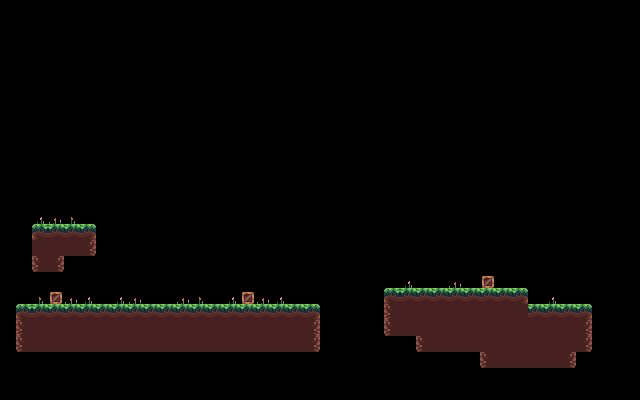

The image is a tile-based game level rendered from a .tmx file. Its description and complete source (layers, tilesets, objects, tile grids) follow:
An orthogonal 40x25 tile map with 16x16 px tiles, 2 tile layers (terreno, decoracoes), 3 tilesets and 16 objects (entidades).

<map version="1.10" tiledversion="1.12.1" orientation="orthogonal" renderorder="right-down" width="40" height="25" tilewidth="16" tileheight="16" infinite="0" nextlayerid="6" nextobjectid="35">
 <tileset firstgid="1" source="../tilesets/block_tileset.tsx" />
 <tileset firstgid="19" source="../tilesets/decor.tsx" />
 <tileset firstgid="23" source="../tilesets/large_decor.tsx" />
 <objectgroup id="3" name="decor_grande">
  <object id="16" gid="25" x="89" y="309" width="33" height="44" />
  <object id="17" gid="25" x="182" y="310.5" width="33" height="44" />
  <object id="18" gid="25" x="273.5" y="306" width="33" height="44" />
  <object id="19" gid="25" x="458.5" y="290.5" width="33" height="44" />
  <object id="20" gid="25" x="383" y="293.5" width="33" height="44" />
  <object id="21" gid="25" x="554" y="308" width="33" height="44" />
  <object id="22" gid="23" x="140" y="304.5" width="31" height="9" />
  <object id="23" gid="23" x="282" y="305.5" width="31" height="9" />
  <object id="24" gid="24" x="523" y="305.5" width="25" height="12" />
  <object id="25" gid="24" x="422.5" y="289" width="25" height="12" />
  <object id="26" gid="24" x="73.5" y="306" width="25" height="12" />
  <object id="27" gid="24" x="251.5" y="304.5" width="25" height="12" />
  <object id="28" gid="23" x="202" y="305" width="31" height="9" />
  <object id="33" gid="24" x="69.5" y="226" width="25" height="12" />
  <object id="34" gid="25" x="29" y="225.5" width="33" height="44" />
 </objectgroup>
 <layer id="1" name="terreno" width="40" height="25">
  <data encoding="csv">
0,0,0,0,0,0,0,0,0,0,0,0,0,0,0,0,0,0,0,0,0,0,0,0,0,0,0,0,0,0,0,0,0,0,0,0,0,0,0,0,
0,0,0,0,0,0,0,0,0,0,0,0,0,0,0,0,0,0,0,0,0,0,0,0,0,0,0,0,0,0,0,0,0,0,0,0,0,0,0,0,
0,0,0,0,0,0,0,0,0,0,0,0,0,0,0,0,0,0,0,0,0,0,0,0,0,0,0,0,0,0,0,0,0,0,0,0,0,0,0,0,
0,0,0,0,0,0,0,0,0,0,0,0,0,0,0,0,0,0,0,0,0,0,0,0,0,0,0,0,0,0,0,0,0,0,0,0,0,0,0,0,
0,0,0,0,0,0,0,0,0,0,0,0,0,0,0,0,0,0,0,0,0,0,0,0,0,0,0,0,0,0,0,0,0,0,0,0,0,0,0,0,
0,0,0,0,0,0,0,0,0,0,0,0,0,0,0,0,0,0,0,0,0,0,0,0,0,0,0,0,0,0,0,0,0,0,0,0,0,0,0,0,
0,0,0,0,0,0,0,0,0,0,0,0,0,0,0,0,0,0,0,0,0,0,0,0,0,0,0,0,0,0,0,0,0,0,0,0,0,0,0,0,
0,0,0,0,0,0,0,0,0,0,0,0,0,0,0,0,0,0,0,0,0,0,0,0,0,0,0,0,0,0,0,0,0,0,0,0,0,0,0,0,
0,0,0,0,0,0,0,0,0,0,0,0,0,0,0,0,0,0,0,0,0,0,0,0,0,0,0,0,0,0,0,0,0,0,0,0,0,0,0,0,
0,0,0,0,0,0,0,0,0,0,0,0,0,0,0,0,0,0,0,0,0,0,0,0,0,0,0,0,0,0,0,0,0,0,0,0,0,0,0,0,
0,0,0,0,0,0,0,0,0,0,0,0,0,0,0,0,0,0,0,0,0,0,0,0,0,0,0,0,0,0,0,0,0,0,0,0,0,0,0,0,
0,0,0,0,0,0,0,0,0,0,0,0,0,0,0,0,0,0,0,0,0,0,0,0,0,0,0,0,0,0,0,0,0,0,0,0,0,0,0,0,
0,0,0,0,0,0,0,0,0,0,0,0,0,0,0,0,0,0,0,0,0,0,0,0,0,0,0,0,0,0,0,0,0,0,0,0,0,0,0,0,
0,0,0,0,0,0,0,0,0,0,0,0,0,0,0,0,0,0,0,0,0,0,0,0,0,0,0,0,0,0,0,0,0,0,0,0,0,0,0,0,
0,0,1,2,2,3,0,0,0,0,0,0,0,0,0,0,0,0,0,0,0,0,0,0,0,0,0,0,0,0,0,0,0,0,0,0,0,0,0,0,
0,0,5,5,5,9,0,0,0,0,0,0,0,0,0,0,0,0,0,0,0,0,0,0,0,0,0,0,0,0,0,0,0,0,0,0,0,0,0,0,
0,0,7,9,0,0,0,0,0,0,0,0,0,0,0,0,0,0,0,0,0,0,0,0,0,0,0,0,0,0,0,0,0,0,0,0,0,0,0,0,
0,0,0,0,0,0,0,0,0,0,0,0,0,0,0,0,0,0,0,0,0,0,0,0,0,0,0,0,0,0,0,0,0,0,0,0,0,0,0,0,
0,0,0,0,0,0,0,0,0,0,0,0,0,0,0,0,0,0,0,0,0,0,0,0,1,2,2,2,2,2,2,2,3,0,0,0,0,0,0,0,
0,1,2,2,2,2,2,2,2,2,2,2,2,2,2,2,2,2,2,3,0,0,0,0,4,5,5,5,5,5,5,5,5,2,2,2,3,0,0,0,
0,4,5,5,5,5,5,5,5,5,5,5,5,5,5,5,5,5,5,6,0,0,0,0,7,8,5,5,5,5,5,5,5,5,5,5,6,0,0,0,
0,7,8,8,8,8,8,8,8,8,8,8,8,8,8,8,8,8,8,9,0,0,0,0,0,0,7,8,5,8,5,5,5,5,5,5,9,0,0,0,
0,0,0,0,0,0,0,0,0,0,0,0,0,0,0,0,0,0,0,0,0,0,0,0,0,0,0,0,0,0,7,8,8,8,8,9,0,0,0,0,
0,0,0,0,0,0,0,0,0,0,0,0,0,0,0,0,0,0,0,0,0,0,0,0,0,0,0,0,0,0,0,0,0,0,0,0,0,0,0,0,
0,0,0,0,0,0,0,0,0,0,0,0,0,0,0,0,0,0,0,0,0,0,0,0,0,0,0,0,0,0,0,0,0,0,0,0,0,0,0,0
</data>
 </layer>
 <layer id="2" name="decoracoes" width="40" height="25">
  <data encoding="csv">
0,0,0,0,0,0,0,0,0,0,0,0,0,0,0,0,0,0,0,0,0,0,0,0,0,0,0,0,0,0,0,0,0,0,0,0,0,0,0,0,
0,0,0,0,0,0,0,0,0,0,0,0,0,0,0,0,0,0,0,0,0,0,0,0,0,0,0,0,0,0,0,0,0,0,0,0,0,0,0,0,
0,0,0,0,0,0,0,0,0,0,0,0,0,0,0,0,0,0,0,0,0,0,0,0,0,0,0,0,0,0,0,0,0,0,0,0,0,0,0,0,
0,0,0,0,0,0,0,0,0,0,0,0,0,0,0,0,0,0,0,0,0,0,0,0,0,0,0,0,0,0,0,0,0,0,0,0,0,0,0,0,
0,0,0,0,0,0,0,0,0,0,0,0,0,0,0,0,0,0,0,0,0,0,0,0,0,0,0,0,0,0,0,0,0,0,0,0,0,0,0,0,
0,0,0,0,0,0,0,0,0,0,0,0,0,0,0,0,0,0,0,0,0,0,0,0,0,0,0,0,0,0,0,0,0,0,0,0,0,0,0,0,
0,0,0,0,0,0,0,0,0,0,0,0,0,0,0,0,0,0,0,0,0,0,0,0,0,0,0,0,0,0,0,0,0,0,0,0,0,0,0,0,
0,0,0,0,0,0,0,0,0,0,0,0,0,0,0,0,0,0,0,0,0,0,0,0,0,0,0,0,0,0,0,0,0,0,0,0,0,0,0,0,
0,0,0,0,0,0,0,0,0,0,0,0,0,0,0,0,0,0,0,0,0,0,0,0,0,0,0,0,0,0,0,0,0,0,0,0,0,0,0,0,
0,0,0,0,0,0,0,0,0,0,0,0,0,0,0,0,0,0,0,0,0,0,0,0,0,0,0,0,0,0,0,0,0,0,0,0,0,0,0,0,
0,0,0,0,0,0,0,0,0,0,0,0,0,0,0,0,0,0,0,0,0,0,0,0,0,0,0,0,0,0,0,0,0,0,0,0,0,0,0,0,
0,0,0,0,0,0,0,0,0,0,0,0,0,0,0,0,0,0,0,0,0,0,0,0,0,0,0,0,0,0,0,0,0,0,0,0,0,0,0,0,
0,0,0,0,0,0,0,0,0,0,0,0,0,0,0,0,0,0,0,0,0,0,0,0,0,0,0,0,0,0,0,0,0,0,0,0,0,0,0,0,
0,0,19,21,20,0,0,0,0,0,0,0,0,0,0,0,0,0,0,0,0,0,0,0,0,0,0,0,0,0,0,0,0,0,0,0,0,0,0,0,
0,0,0,0,0,0,0,0,0,0,0,0,0,0,0,0,0,0,0,0,0,0,0,0,0,0,0,0,0,0,0,0,0,0,0,0,0,0,0,0,
0,0,0,0,0,0,0,0,0,0,0,0,0,0,0,0,0,0,0,0,0,0,0,0,0,0,0,0,0,0,0,0,0,0,0,0,0,0,0,0,
0,0,0,0,0,0,0,0,0,0,0,0,0,0,0,0,0,0,0,0,0,0,0,0,0,0,0,0,0,0,0,0,0,0,0,0,0,0,0,0,
0,0,0,0,0,0,0,0,0,0,0,0,0,0,0,0,0,0,0,0,0,0,0,0,0,19,0,0,21,0,22,0,0,0,0,0,0,0,0,0,
0,0,20,22,21,19,0,19,21,0,0,21,20,0,19,22,21,19,0,0,0,0,0,0,0,0,0,0,0,0,0,0,0,0,19,0,0,0,0,0,
0,0,0,0,0,0,0,0,0,0,0,0,0,0,0,0,0,0,0,0,0,0,0,0,0,0,0,0,0,0,0,0,0,0,0,0,0,0,0,0,
0,0,0,0,0,0,0,0,0,0,0,0,0,0,0,0,0,0,0,0,0,0,0,0,0,0,0,0,0,0,0,0,0,0,0,0,0,0,0,0,
0,0,0,0,0,0,0,0,0,0,0,0,0,0,0,0,0,0,0,0,0,0,0,0,0,0,0,0,0,0,0,0,0,0,0,0,0,0,0,0,
0,0,0,0,0,0,0,0,0,0,0,0,0,0,0,0,0,0,0,0,0,0,0,0,0,0,0,0,0,0,0,0,0,0,0,0,0,0,0,0,
0,0,0,0,0,0,0,0,0,0,0,0,0,0,0,0,0,0,0,0,0,0,0,0,0,0,0,0,0,0,0,0,0,0,0,0,0,0,0,0,
0,0,0,0,0,0,0,0,0,0,0,0,0,0,0,0,0,0,0,0,0,0,0,0,0,0,0,0,0,0,0,0,0,0,0,0,0,0,0,0
</data>
 </layer>
 <objectgroup id="4" name="pontos_entidades">
  <object id="31" name="Jogador" type="entidades" x="162.5" y="288.5">
   <point />
  </object>
 </objectgroup>
</map>
